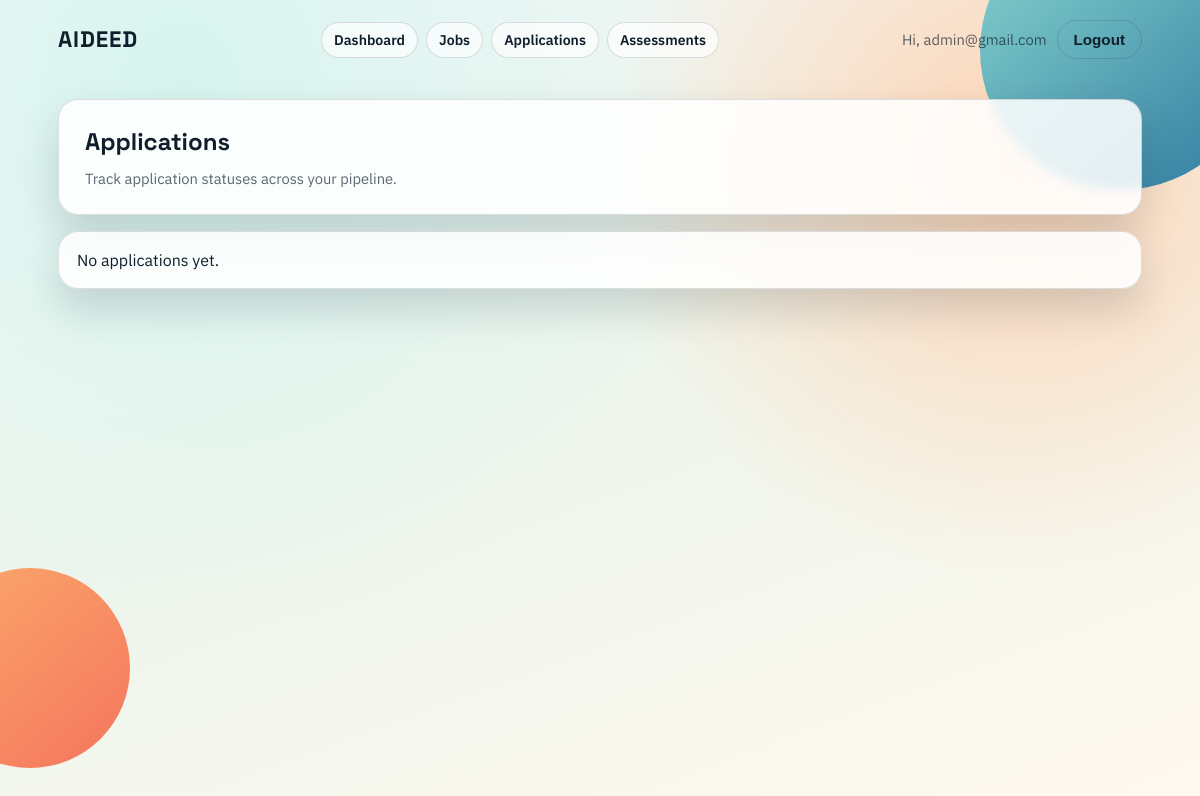
Page /applications/ (signed in) on the earlier database version.
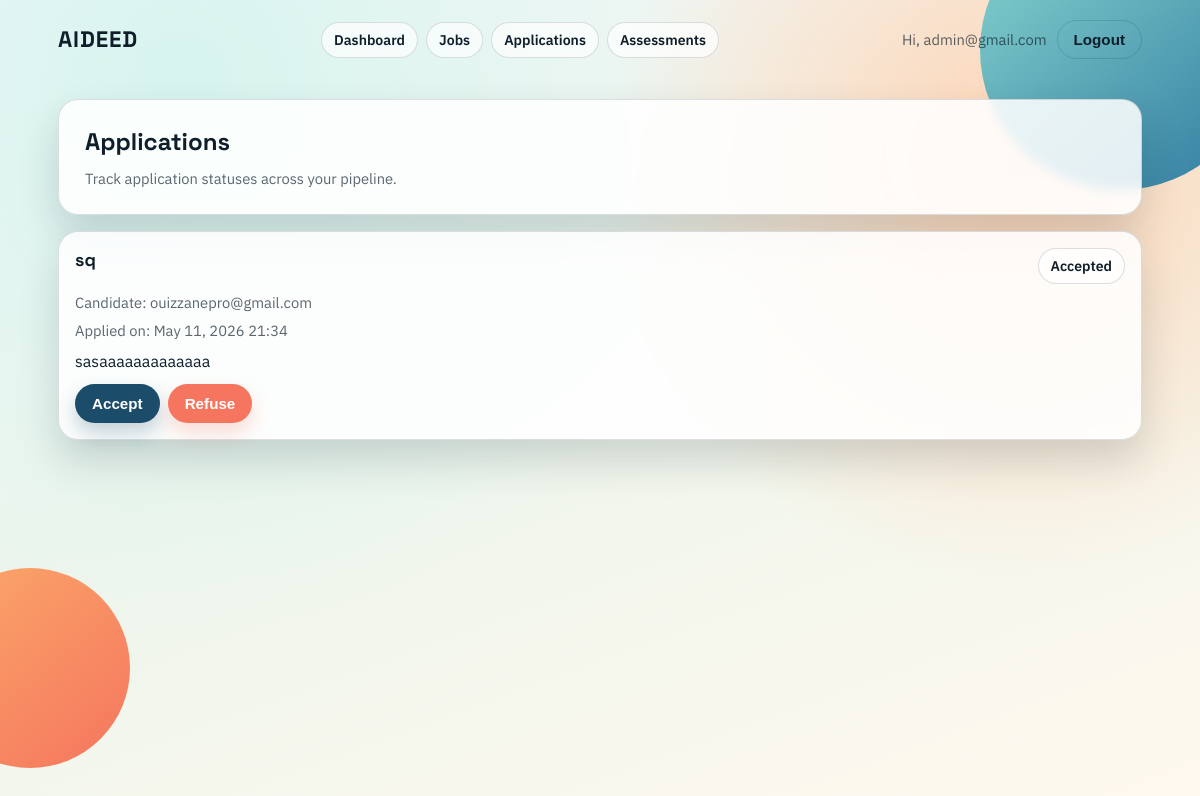
Same page on the later database version.
### applications/models.py (models this page shows, shortened)
class Application(models.Model):
	class Status(models.TextChoices):
		PENDING = "pending", "Pending"
		REVIEWING = "reviewing", "Reviewing"
		SHORTLISTED = "shortlisted", "Shortlisted"
		ACCEPTED = "accepted", "Accepted"
		REJECTED = "rejected", "Rejected"
	candidate = models.ForeignKey("accounts.User", on_delete=models.CASCADE, related_name="applications")
	job = models.ForeignKey("jobs.Job", on_delete=models.CASCADE, related_name="applications")
	cover_letter = models.TextField(blank=True)
	cv = models.FileField(upload_to="cvs/", null=True, blank=True, validators=[FileExtensionValidator(["pdf"])])
	status = models.CharField(max_length=20, choices=Status.choices, default=Status.PENDING)
	applied_at = models.DateTimeField(auto_now_add=True)
	updated_at = models.DateTimeField(auto_now=True)
	class Meta:
		ordering = ["-applied_at"]
		constraints = [
			models.UniqueConstraint(fields=["candidate", "job"], name="unique_candidate_job_application"),
		]

### jobs/models.py (models this page shows, shortened)
class Job(models.Model):
	class EmploymentType(models.TextChoices):
		FULL_TIME = "full_time", "Full time"
		PART_TIME = "part_time", "Part time"
		CONTRACT = "contract", "Contract"
		INTERNSHIP = "internship", "Internship"
	class ExperienceLevel(models.TextChoices):
		JUNIOR = "junior", "Junior"
		MID = "mid", "Mid"
		SENIOR = "senior", "Senior"
		LEAD = "lead", "Lead"
	recruiter = models.ForeignKey("accounts.User", on_delete=models.CASCADE, related_name="posted_jobs")
	company = models.ForeignKey("accounts.Company", on_delete=models.SET_NULL, related_name="jobs", null=True, blank=True)
	category = models.ForeignKey(JobCategory, on_delete=models.SET_NULL, related_name="jobs", null=True, blank=True)
	title = models.CharField(max_length=255)
	description = models.TextField()
	requirements = models.TextField(blank=True)
	location = models.CharField(max_length=255, blank=True)
	employment_type = models.CharField(max_length=20, choices=EmploymentType.choices, default=EmploymentType.FULL_TIME)
	experience_level = models.CharField(max_length=20, choices=ExperienceLevel.choices, default=ExperienceLevel.JUNIOR)
	salary_min = models.DecimalField(max_digits=10, decimal_places=2, null=True, blank=True)
	salary_max = models.DecimalField(max_digits=10, decimal_places=2, null=True, blank=True)
	deadline = models.DateField(null=True, blank=True)
	is_active = models.BooleanField(default=True)
	skills = models.ManyToManyField(Skill, related_name="jobs", blank=True)
	created_at = models.DateTimeField(auto_now_add=True)
	updated_at = models.DateTimeField(auto_now=True)
	class Meta:
		ordering = ["-created_at"]

### accounts/models.py (models this page shows, shortened)
class User(AbstractUser):
	class Role(models.TextChoices):
		CANDIDATE = "candidate", "Candidate"
		RECRUITER = "recruiter", "Recruiter"
		ADMIN = "admin", "Admin"
	username = None
	email = models.EmailField("Email address", unique=True)
	role = models.CharField("Role", max_length=20, choices=Role.choices, default=Role.CANDIDATE, db_index=True)
	USERNAME_FIELD = "email"
	REQUIRED_FIELDS = []
	objects = UserManager()
	class Meta:
		verbose_name = "User"
		verbose_name_plural = "Users"

### accounts/views.py (the view)
# urls.py: path("applications/", views.applications_page, name="applications-board"),
@login_required
def applications_page(request):
	user = request.user
	applications = Application.objects.select_related("candidate", "job", "job__recruiter")
	can_manage = user.role == "recruiter" or user.role == "admin" or user.is_staff or user.is_superuser
	if request.method == "POST" and can_manage:
		if _handle_application_status_update(
			request,
			applications.filter(job__recruiter=user) if user.role == "recruiter" and not (user.role == "admin" or user.is_staff or user.is_superuser) else applications,
		):
			return redirect("applications-board")
	elif request.method == "POST":
		messages.error(request, "Only recruiters or admin users can update application statuses.")
		return redirect("applications-board")
	if user.role == "candidate":
		applications = applications.filter(candidate=user)
	elif user.role == "recruiter":
		applications = applications.filter(job__recruiter=user)
	applications = applications.order_by("-applied_at")
	return render(request, "accounts/applications_board.html", {"applications": applications})

### accounts/templates/accounts/applications_board.html (shortened to what this page needs)
{% extends 'accounts/base.html' %}
{% block content %}
<section class="card" style="padding: 26px; display: grid; gap: 12px;">
    <h1 style="font-family: 'Space Grotesk', sans-serif; margin: 0;">Applications</h1>
    <p class="muted" style="margin: 0;">Track application statuses across your pipeline.</p>
</section>
<section style="margin-top: 16px; display: grid; gap: 12px;">
    {% for application in applications %}
        <article class="card" style="padding: 16px; display: grid; gap: 9px;">
            <div style="display: flex; justify-content: space-between; gap: 10px; flex-wrap: wrap;">
                <h2 style="margin: 0; font-family: 'Space Grotesk', sans-serif; font-size: 1.12rem;">{{ application.job.title }}</h2>
                <span class="pill-link" style="pointer-events:none; text-transform: capitalize;">{{ application.get_status_display }}</span>
            </div>
            <p class="muted" style="margin: 0;">Candidate: {{ application.candidate.email }}</p>
            <p class="muted" style="margin: 0;">Applied on: {{ application.applied_at|date:'M d, Y H:i' }}</p>
            {% if application.cover_letter %}
                <p style="margin: 0; line-height: 1.6;">{{ application.cover_letter|truncatechars:230 }}</p>
            {% endif %}
            {% if user.role == 'recruiter' or user.role == 'admin' or user.is_staff or user.is_superuser %}
                <form method="post" style="display: flex; gap: 8px; flex-wrap: wrap;">
                    <button type="submit" name="status" value="accepted" class="btn btn-primary">Accept</button>
                    <button type="submit" name="status" value="rejected" class="btn btn-warm">Refuse</button>
                </form>
            {% endif %}
        </article>
    {% empty %}
        <article class="card" style="padding: 18px;">No applications yet.</article>
    {% endfor %}
</section>
{% endblock %}

Differences in the rows shown:
added Application: job "sq", status "Accepted", candidate.email "ouizzanepro@gmail.com", applied_at "May 11, 2026 21:34", cover_letter "sasaaaaaaaaaaaaa"
Other differences:
text no longer shown: "No applications yet."
